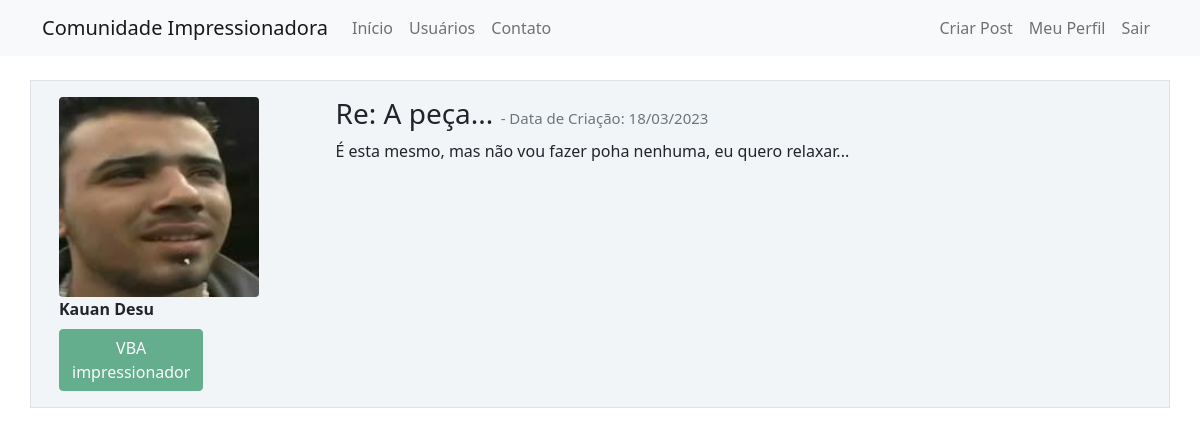
The page /post/5 (signed in) on the database its author committed.
### comunidadeimpressionadora/models.py (models this page shows, shortened)
class Usuario(database.Model, UserMixin):
    id = database.Column(database.Integer, primary_key=True)
    username = database.Column(database.String, nullable=False)
    email = database.Column(database.String, nullable=False, unique=True)
    senha = database.Column(database.String, nullable=False)
    foto_perfil = database.Column(database.String, default='default.jpg')
    posts = database.relationship('Post', backref='autor', lazy=True)
    cursos = database.Column(database.String, nullable=False, default='Não Informado')

class Post(database.Model):
    id = database.Column(database.Integer, primary_key=True)
    titulo = database.Column(database.String, nullable=False)
    corpo = database.Column(database.Text, nullable=False)
    data_criacao = database.Column(database.DateTime, nullable=False, default=datetime.utcnow)
    id_usuario = database.Column(database.Integer, database.ForeignKey('usuario.id'), nullable=False)

### comunidadeimpressionadora/routes.py (the view)
@app.route('/post/<post_id>',methods=['GET', 'POST'])
@login_required
def exibir_post(post_id):
    post = Post.query.get(post_id)
    if current_user == post.autor:
        form = FormCriarPost()
        if request.method == 'GET':
            form.titulo.data = post.titulo
            form.corpo.data = post.corpo
        elif form. validate_on_submit():
            post.titulo = form.titulo.data
            post.corpo = form.corpo.data
            database.session.commit()
            flash('Post atualizado com sucesso', 'alert-success')
            return redirect(url_for('home'))
    else:
        form = None
    return render_template('post.html', post=post, form=form)

### comunidadeimpressionadora/models.py (called while the page is built)
@login_manager.user_loader
def load_usuario(id_usuario):
    return Usuario.query.get(int(id_usuario))

### comunidadeimpressionadora/templates/post.html (shortened to what this page needs)
{% extends 'base.html' %}
{% block body %}
        <div class="container mt-3">
            <div class="row border mt-4 p-3 meupost">
                <div class="col col-3">
                    <div class="image pe-2">
                            <img src="{{ url_for('static', filename='fotos_perfil/{}'.format(post.autor.foto_perfil)) }}" class="rounded" width="200" >
                    </div>
                        <strong>{{ post.autor.username }}</strong>
                        <div class="row justify-content-left">
                            <div class="col col-4" style="text-align: center">
                                {% for curso in post.autor.cursos.split(';') %}
                                    <button type="button" class="btn btn-success mt-2" disabled>{{ curso }}</button>
                                {% endfor %}
                            </div>
                        </div>
                </div>
                <div class="col col-9">
                    <h3>{{ post.titulo }}
                        <small class="text-muted" style="font-size: 15px" > - Data de Criação: {{ post.data_criacao.strftime('%d/%m/%Y') }}
                        </small>
                    </h3>
                    <p>{{ post.corpo }}</p>
                </div>
            </div>
        </div>
{% endblock %}

### comunidadeimpressionadora/static/main.css (style rules this page uses)
.meupost { background: #f2f5f8 !important; }

### rows shown on the page
Usuario: foto_perfil (placeholder picture), autor.username "Kauan Desu", cursos "VBA impressionador"
Post: titulo "Re: A peça...", data_criacao "18/03/2023", corpo "É esta mesmo, mas não vou fazer poha nenhuma, eu quero relaxar..."
